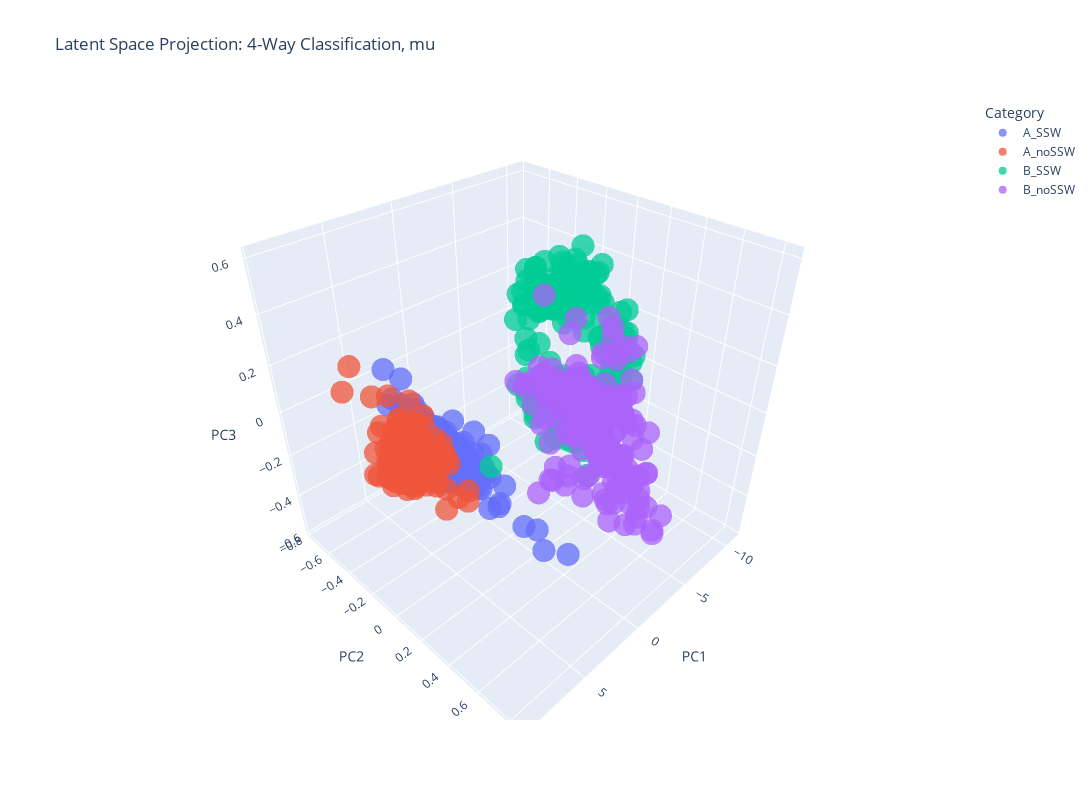
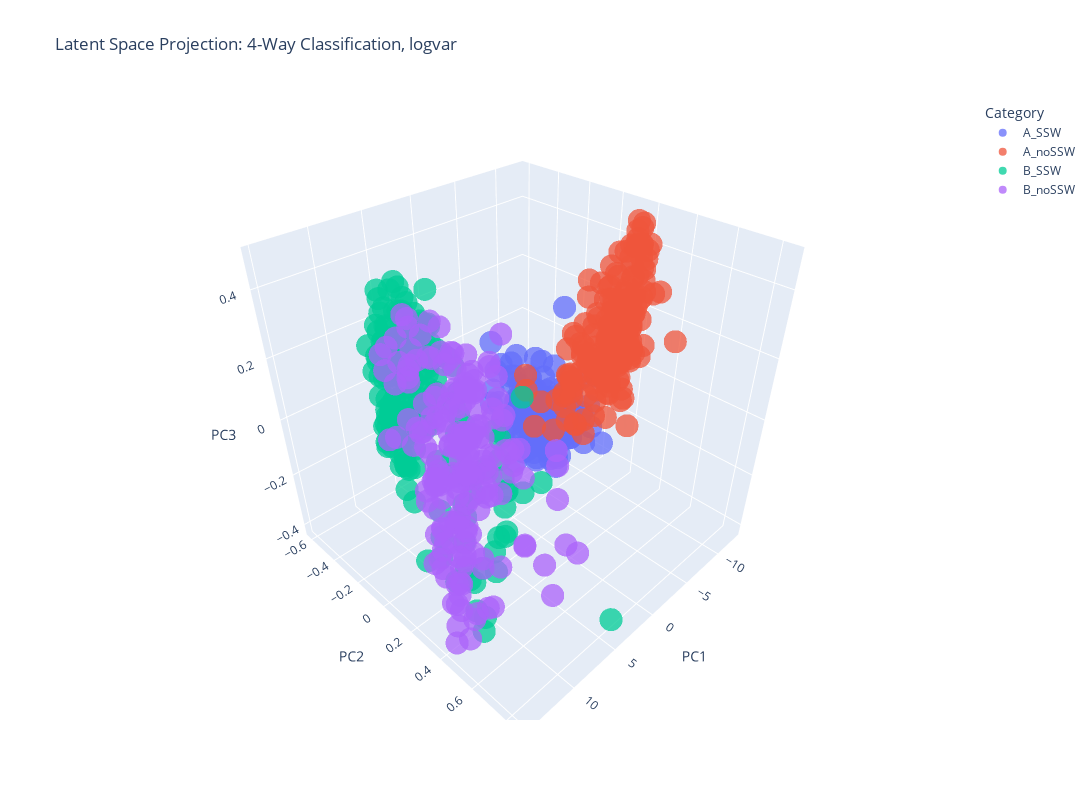
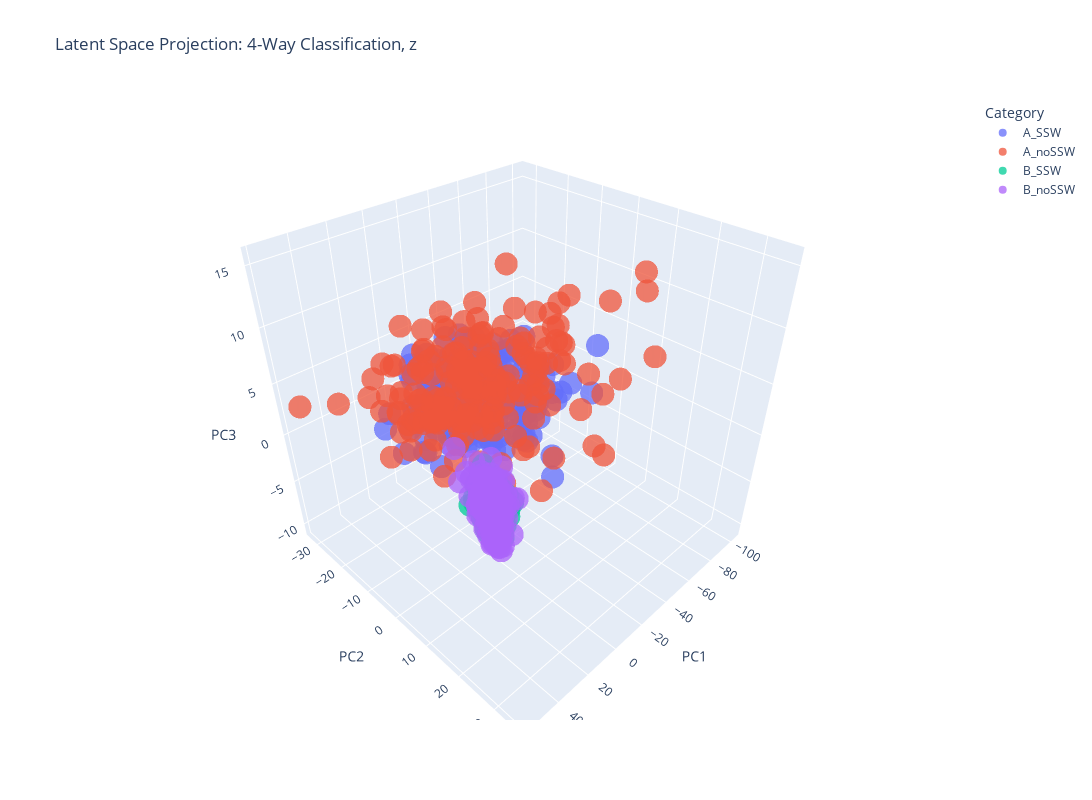

Write notebook code for charts like these, in order.
### Markdown cell above
## In-State VS Transitioning points

### Code cell
def detect_transitions_A_to_B(u_series, upper, lower):
    transitions = []
    transition_values = []
    i = 0
    while i < len(u_series) - 1:
        if u_series[i] > upper:
            j = i + 1
            while j < len(u_series) and u_series[j] < upper:
                if u_series[j] < lower:
                    transitions.append(i)
                    transition_values.append(u_series[i])
                    break
                j += 1
            i = j
        else:
            i += 1
    return np.array(transitions), np.array(transition_values)


def detect_transitions_B_to_A(u_series, upper, lower):
    transitions = []
    transition_values = []
    i = 0
    while i < len(u_series) - 1:
        if u_series[i] < lower:
            j = i + 1
            while j < len(u_series) and u_series[j] > lower:
                if u_series[j] > upper:
                    transitions.append(i)
                    transition_values.append(u_series[i])
                    break
                j += 1
            i = j
        else:
            i += 1
    return np.array(transitions), np.array(transition_values)

ssw_indices_A, ssw_transition_values_A = detect_transitions_A_to_B(zonal_wind, upper, lower)
ssw_indices_B, ssw_transition_values_B = detect_transitions_B_to_A(zonal_wind, upper, lower)

transition_indices = np.union1d(ssw_indices_A, ssw_indices_B)
total_len = len(data)
non_ssw_indices_A = np.where((zonal_wind > upper) & (~np.isin(np.arange(total_len), transition_indices)))[0]
non_ssw_indices_B = np.where((zonal_wind < lower) & (~np.isin(np.arange(total_len), transition_indices)))[0]

n_samples = min(len(ssw_indices_A), len(non_ssw_indices_A), len(non_ssw_indices_B))
non_ssw_indices_A = np.random.choice(non_ssw_indices_A, size=n_samples, replace=False)
non_ssw_indices_B = np.random.choice(non_ssw_indices_B, size=n_samples, replace=False)
non_ssw_transition_values_A = zonal_wind[non_ssw_indices_A]
non_ssw_transition_values_B = zonal_wind[non_ssw_indices_B]

print(f"SSW Transitions A to B: {len(ssw_indices_A)}, Mean Value: {np.mean(ssw_transition_values_A):.2f}")
print(f"SSW Transitions B to A: {len(ssw_indices_B)}, Mean Value: {np.mean(ssw_transition_values_B):.2f}")
print(f"Non-SSW Transitions A: {len(non_ssw_indices_A)}, Mean Value: {np.mean(non_ssw_transition_values_A):.2f}")
print(f"Non-SSW Transitions B: {len(non_ssw_indices_B)}, Mean Value: {np.mean(non_ssw_transition_values_B):.2f}")

X = np.vstack([
    data[ssw_indices_A, 0],
    data[non_ssw_indices_A, 0],
    data[ssw_indices_B, 0],
    data[non_ssw_indices_B, 0]
]).astype(np.float32)

labels = (
    ["A_SSW"] * len(ssw_indices_A) +
    ["A_noSSW"] * len(non_ssw_indices_A) +
    ["B_SSW"] * len(ssw_indices_B) +
    ["B_noSSW"] * len(non_ssw_indices_B)
)


model.eval()
# Encode data
with torch.no_grad():
    mu, logvar = model.encode(torch.tensor(X, dtype=torch.float32).cuda())
    z = model.reparameterize(mu, logvar)
    mu_np = mu.cpu().numpy()
    logvar_np = logvar.cpu().numpy()
    z_np = z.cpu().numpy()

print("Mu shape: " , mu.shape)
print("Mu values for A_ssw: ", np.mean(mu_np[:189, :]), "Mu values for B_ssw: ", np.mean(mu_np[189:379, :]), "Mu values for A_noSSW: ", np.mean(mu_np[379:569, :]), "Mu values for B_noSSW: ", np.mean(mu_np[569:, :]))
print("Logvar shape for A_ssw: ", np.mean(logvar_np[:189, :]), "Logvar shape for B_ssw: ", np.mean(logvar_np[189:379, :]), "Logvar shape for A_noSSW: ", np.mean(logvar_np[379:569, :]), "Logvar shape for B_noSSW: ", np.mean(logvar_np[569:, :]))
print("Z values for A_ssw: ", np.mean(z_np[:189, :]), "Z values for B_ssw: ", np.mean(z_np[189:379, :]), "Z values for A_noSSW: ", np.mean(z_np[379:569, :]), "Z values for B_noSSW: ", np.mean(z_np[569:, :]))

# PCA
num_components = 3
pca = PCA(n_components=num_components)
print(f"==>> pca: {pca}")

#mu
latent_3d = pca.fit_transform(mu_np)
print(f"==>> latent_3d: {latent_3d.shape}")


explained = pca.explained_variance_ratio_
total_explained = np.sum(explained)
print(f"Explained variance by PC1: {explained[0]:.4f}")
print(f"Explained variance by PC2: {explained[1]:.4f}")
print(f"Explained variance by PC3: {explained[2]:.4f}")
print(f"Total explained variance (PC1+2+3): {total_explained:.4f}")
# Build DataFrame
df = pd.DataFrame(latent_3d[:,num_components%3:num_components], columns=["PC1", "PC2", "PC3"] )
df["Category"] = labels

# Plot 3D PCA
fig = px.scatter_3d(df, x="PC1", y="PC2", z="PC3", color="Category",
                    opacity=0.75,
                    title="Latent Space Projection: 4-Way Classification, mu",
                     width=1200, height=800)
fig.show()

#logvar
latent_3d = pca.fit_transform(logvar_np)
print(f"==>> latent_3d: {latent_3d.shape}")


explained = pca.explained_variance_ratio_
total_explained = np.sum(explained)
print(f"Explained variance by PC1: {explained[0]:.4f}")
print(f"Explained variance by PC2: {explained[1]:.4f}")
print(f"Explained variance by PC3: {explained[2]:.4f}")
print(f"Total explained variance (PC1+2+3): {total_explained:.4f}")
# Build DataFrame
df = pd.DataFrame(latent_3d[:,num_components%3:num_components], columns=["PC1", "PC2", "PC3"] )
df["Category"] = labels

# Plot 3D PCA
fig = px.scatter_3d(df, x="PC1", y="PC2", z="PC3", color="Category",
                    opacity=0.75,
                    title="Latent Space Projection: 4-Way Classification, logvar",
                     width=1200, height=800)
fig.show()

#z
latent_3d = pca.fit_transform(z_np)
print(f"==>> latent_3d: {latent_3d.shape}")


explained = pca.explained_variance_ratio_
total_explained = np.sum(explained)
print(f"Explained variance by PC1: {explained[0]:.4f}")
print(f"Explained variance by PC2: {explained[1]:.4f}")
print(f"Explained variance by PC3: {explained[2]:.4f}")
print(f"Total explained variance (PC1+2+3): {total_explained:.4f}")
# Build DataFrame
df = pd.DataFrame(latent_3d[:,num_components%3:num_components], columns=["PC1", "PC2", "PC3"] )
df["Category"] = labels

# Plot 3D PCA
fig = px.scatter_3d(df, x="PC1", y="PC2", z="PC3", color="Category",
                    opacity=0.75,
                    title="Latent Space Projection: 4-Way Classification, z",
                     width=1200, height=800)
fig.show()

# latent plots
plt.plot(data[:, 0, 63], label="Zonal Wind A", color='dodgerblue', alpha=0.7)
plt.axhline(y=lower_bound, color='purple', linestyle='--', alpha=0.5, linewidth=1.2)
plt.axhline(y=upper_bound, color='purple', linestyle='--', alpha=0.5, linewidth=1.2)

for idx in ssw_indices_A:
    plt.axvline(x=idx, color='green', linestyle='--', alpha=0.5, linewidth=1.2)

plt.xlabel("Time Steps")
plt.ylabel("Zonal Wind @ 30km")
plt.title("SSW Transitions in Zonal Wind A (A → B)")
plt.legend()
plt.grid(True)
plt.tight_layout()
plt.show()

plt.figure(figsize=(16, 5))
plt.plot(data[:, 0, 63], label="Zonal Wind B", color='red', alpha=0.7)

for idx in ssw_indices_B:
    plt.axvline(x=idx, color='purple', linestyle='--', alpha=0.5, linewidth=1.2)
plt.axhline(y=lower_bound, color='purple', linestyle='--', alpha=0.5, linewidth=1.2)
plt.axhline(y=upper_bound, color='purple', linestyle='--', alpha=0.5, linewidth=1.2)

plt.xlabel("Time Steps")
plt.ylabel("Zonal Wind @ 30km")
plt.title("SSW Transitions in Zonal Wind B (B → A)")
plt.legend()
plt.grid(True)
plt.tight_layout()
plt.show()


fig = plt.figure(figsize=(14,6))
gs = gridspec.GridSpec(1, 2, figure=fig)
ax_1 = fig.add_subplot(gs[0, 0])
ax_1.boxplot([mu_np[:189, 0], mu_np[189:379, 0]],
            tick_labels=["A_SSW", "A_noSSW"])
ax_1.grid(True, linestyle='--', alpha=0.5)
ax_1.set_xlabel("Sample Index")
ax_1.set_ylabel("Latent Variable (mu)")
ax_1.set_title("Latent Variable (mu) for A_SSW and A_NoSSW Samples")
ax_1.legend()
ax_2 = fig.add_subplot(gs[0, 1])
ax_2.boxplot([mu_np[380:569, 0], mu_np[569:, 0]],
            tick_labels=["B_SSW", "B_noSSW"])
ax_2.grid(True, linestyle='--', alpha=0.5)
ax_2.set_xlabel("Sample Index")
ax_2.set_ylabel("Latent Variable (mu)")
ax_2.set_title("Latent Variable (mu) for B_SSW and B_NoSSW Samples")
ax_2.legend()

plt.tight_layout()
plt.show()

fig = plt.figure(figsize=(14,6))
gs = gridspec.GridSpec(1, 2, figure=fig)
ax_1 = fig.add_subplot(gs[0, 0])
ax_1.boxplot([logvar_np[:189, 0], logvar_np[189:379, 0]],
            tick_labels=["A_SSW", "A_noSSW"])
ax_1.grid(True, linestyle='--', alpha=0.5)
ax_1.set_xlabel("Sample Index")
ax_1.set_ylabel("Latent Variable (logvar)")
ax_1.set_title("Latent Variable (logvar) for A_SSW and A_NoSSW Samples")
ax_1.legend()
ax_2 = fig.add_subplot(gs[0, 1])
ax_2.boxplot([logvar_np[380:569, 0], logvar_np[569:, 0]],
            tick_labels=["B_SSW", "B_noSSW"])
ax_2.grid(True, linestyle='--', alpha=0.5)
ax_2.set_xlabel("Sample Index")
ax_2.set_ylabel("Latent Variable (logvar)")
ax_2.set_title("Latent Variable (logvar) for B_SSW and B_NoSSW Samples")
ax_2.legend()

plt.tight_layout()
plt.show()

fig = plt.figure(figsize=(14,6))
gs = gridspec.GridSpec(1, 2, figure=fig)
ax_1 = fig.add_subplot(gs[0, 0])
ax_1.boxplot([z_np[:189, 0], z_np[189:379, 0]],
            tick_labels=["A_SSW", "A_noSSW"])
ax_1.grid(True, linestyle='--', alpha=0.5)
ax_1.set_xlabel("Sample Index")
ax_1.set_ylabel("Latent Variable (z)")
ax_1.set_title("Latent Variable (z) for A_SSW and A_NoSSW Samples")
ax_1.legend()
ax_2 = fig.add_subplot(gs[0, 1])
ax_2.boxplot([z_np[380:569, 0], z_np[569:, 0]],
            tick_labels=["B_SSW", "B_noSSW"])
ax_2.grid(True, linestyle='--', alpha=0.5)
ax_2.set_xlabel("Sample Index")
ax_2.set_ylabel("Latent Variable (z)")
ax_2.set_title("Latent Variable (z) for B_SSW and B_NoSSW Samples")
ax_2.legend()

plt.tight_layout()
plt.show()

### Figure 1 — Plotly figure (JSON) as saved in the notebook; plotly's stock layout.template omitted (floating-point values rounded to 4 significant figures; data arrays with more than 128 entries replaced by an {"elided": "..."} marker saying what was removed)
{"data": [{"hovertemplate": "Category=A_SSW<br>PC1=%{x}<br>PC2=%{y}<br>PC3=%{z}<extra></extra>", "legendgroup": "A_SSW", "marker": {"color": "#636efa", "opacity": 0.75, "symbol": "circle"}, "mode": "markers", "name": "A_SSW", "scene": "scene", "showlegend": true, "type": "scatter3d", "x": {"elided": "189 float values"}, "y": {"elided": "189 float values"}, "z": {"elided": "189 float values"}}, {"hovertemplate": "Category=A_noSSW<br>PC1=%{x}<br>PC2=%{y}<br>PC3=%{z}<extra></extra>", "legendgroup": "A_noSSW", "marker": {"color": "#EF553B", "opacity": 0.75, "symbol": "circle"}, "mode": "markers", "name": "A_noSSW", "scene": "scene", "showlegend": true, "type": "scatter3d", "x": {"elided": "189 float values"}, "y": {"elided": "189 float values"}, "z": {"elided": "189 float values"}}, {"hovertemplate": "Category=B_SSW<br>PC1=%{x}<br>PC2=%{y}<br>PC3=%{z}<extra></extra>", "legendgroup": "B_SSW", "marker": {"color": "#00cc96", "opacity": 0.75, "symbol": "circle"}, "mode": "markers", "name": "B_SSW", "scene": "scene", "showlegend": true, "type": "scatter3d", "x": {"elided": "189 float values"}, "y": {"elided": "189 float values"}, "z": {"elided": "189 float values"}}, {"hovertemplate": "Category=B_noSSW<br>PC1=%{x}<br>PC2=%{y}<br>PC3=%{z}<extra></extra>", "legendgroup": "B_noSSW", "marker": {"color": "#ab63fa", "opacity": 0.75, "symbol": "circle"}, "mode": "markers", "name": "B_noSSW", "scene": "scene", "showlegend": true, "type": "scatter3d", "x": {"elided": "189 float values"}, "y": {"elided": "189 float values"}, "z": {"elided": "189 float values"}}], "layout": {"height": 800, "legend": {"title": {"text": "Category"}, "tracegroupgap": 0}, "scene": {"domain": {"x": [0, 1], "y": [0, 1]}, "xaxis": {"title": {"text": "PC1"}}, "yaxis": {"title": {"text": "PC2"}}, "zaxis": {"title": {"text": "PC3"}}}, "title": {"text": "Latent Space Projection: 4-Way Classification, mu"}, "width": 1200}}

### Figure 2 — Plotly figure (JSON) as saved in the notebook; plotly's stock layout.template omitted (floating-point values rounded to 4 significant figures; data arrays with more than 128 entries replaced by an {"elided": "..."} marker saying what was removed)
{"data": [{"hovertemplate": "Category=A_SSW<br>PC1=%{x}<br>PC2=%{y}<br>PC3=%{z}<extra></extra>", "legendgroup": "A_SSW", "marker": {"color": "#636efa", "opacity": 0.75, "symbol": "circle"}, "mode": "markers", "name": "A_SSW", "scene": "scene", "showlegend": true, "type": "scatter3d", "x": {"elided": "189 float values"}, "y": {"elided": "189 float values"}, "z": {"elided": "189 float values"}}, {"hovertemplate": "Category=A_noSSW<br>PC1=%{x}<br>PC2=%{y}<br>PC3=%{z}<extra></extra>", "legendgroup": "A_noSSW", "marker": {"color": "#EF553B", "opacity": 0.75, "symbol": "circle"}, "mode": "markers", "name": "A_noSSW", "scene": "scene", "showlegend": true, "type": "scatter3d", "x": {"elided": "189 float values"}, "y": {"elided": "189 float values"}, "z": {"elided": "189 float values"}}, {"hovertemplate": "Category=B_SSW<br>PC1=%{x}<br>PC2=%{y}<br>PC3=%{z}<extra></extra>", "legendgroup": "B_SSW", "marker": {"color": "#00cc96", "opacity": 0.75, "symbol": "circle"}, "mode": "markers", "name": "B_SSW", "scene": "scene", "showlegend": true, "type": "scatter3d", "x": {"elided": "189 float values"}, "y": {"elided": "189 float values"}, "z": {"elided": "189 float values"}}, {"hovertemplate": "Category=B_noSSW<br>PC1=%{x}<br>PC2=%{y}<br>PC3=%{z}<extra></extra>", "legendgroup": "B_noSSW", "marker": {"color": "#ab63fa", "opacity": 0.75, "symbol": "circle"}, "mode": "markers", "name": "B_noSSW", "scene": "scene", "showlegend": true, "type": "scatter3d", "x": {"elided": "189 float values"}, "y": {"elided": "189 float values"}, "z": {"elided": "189 float values"}}], "layout": {"height": 800, "legend": {"title": {"text": "Category"}, "tracegroupgap": 0}, "scene": {"domain": {"x": [0, 1], "y": [0, 1]}, "xaxis": {"title": {"text": "PC1"}}, "yaxis": {"title": {"text": "PC2"}}, "zaxis": {"title": {"text": "PC3"}}}, "title": {"text": "Latent Space Projection: 4-Way Classification, logvar"}, "width": 1200}}

### Figure 3 — Plotly figure (JSON) as saved in the notebook; plotly's stock layout.template omitted (floating-point values rounded to 4 significant figures; data arrays with more than 128 entries replaced by an {"elided": "..."} marker saying what was removed)
{"data": [{"hovertemplate": "Category=A_SSW<br>PC1=%{x}<br>PC2=%{y}<br>PC3=%{z}<extra></extra>", "legendgroup": "A_SSW", "marker": {"color": "#636efa", "opacity": 0.75, "symbol": "circle"}, "mode": "markers", "name": "A_SSW", "scene": "scene", "showlegend": true, "type": "scatter3d", "x": {"elided": "189 float values"}, "y": {"elided": "189 float values"}, "z": {"elided": "189 float values"}}, {"hovertemplate": "Category=A_noSSW<br>PC1=%{x}<br>PC2=%{y}<br>PC3=%{z}<extra></extra>", "legendgroup": "A_noSSW", "marker": {"color": "#EF553B", "opacity": 0.75, "symbol": "circle"}, "mode": "markers", "name": "A_noSSW", "scene": "scene", "showlegend": true, "type": "scatter3d", "x": {"elided": "189 float values"}, "y": {"elided": "189 float values"}, "z": {"elided": "189 float values"}}, {"hovertemplate": "Category=B_SSW<br>PC1=%{x}<br>PC2=%{y}<br>PC3=%{z}<extra></extra>", "legendgroup": "B_SSW", "marker": {"color": "#00cc96", "opacity": 0.75, "symbol": "circle"}, "mode": "markers", "name": "B_SSW", "scene": "scene", "showlegend": true, "type": "scatter3d", "x": {"elided": "189 float values"}, "y": {"elided": "189 float values"}, "z": {"elided": "189 float values"}}, {"hovertemplate": "Category=B_noSSW<br>PC1=%{x}<br>PC2=%{y}<br>PC3=%{z}<extra></extra>", "legendgroup": "B_noSSW", "marker": {"color": "#ab63fa", "opacity": 0.75, "symbol": "circle"}, "mode": "markers", "name": "B_noSSW", "scene": "scene", "showlegend": true, "type": "scatter3d", "x": {"elided": "189 float values"}, "y": {"elided": "189 float values"}, "z": {"elided": "189 float values"}}], "layout": {"height": 800, "legend": {"title": {"text": "Category"}, "tracegroupgap": 0}, "scene": {"domain": {"x": [0, 1], "y": [0, 1]}, "xaxis": {"title": {"text": "PC1"}}, "yaxis": {"title": {"text": "PC2"}}, "zaxis": {"title": {"text": "PC3"}}}, "title": {"text": "Latent Space Projection: 4-Way Classification, z"}, "width": 1200}}
